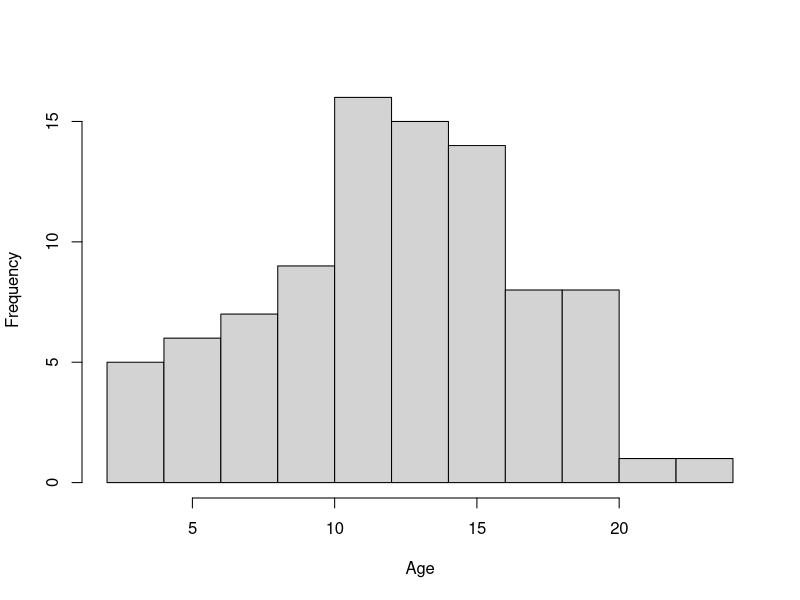
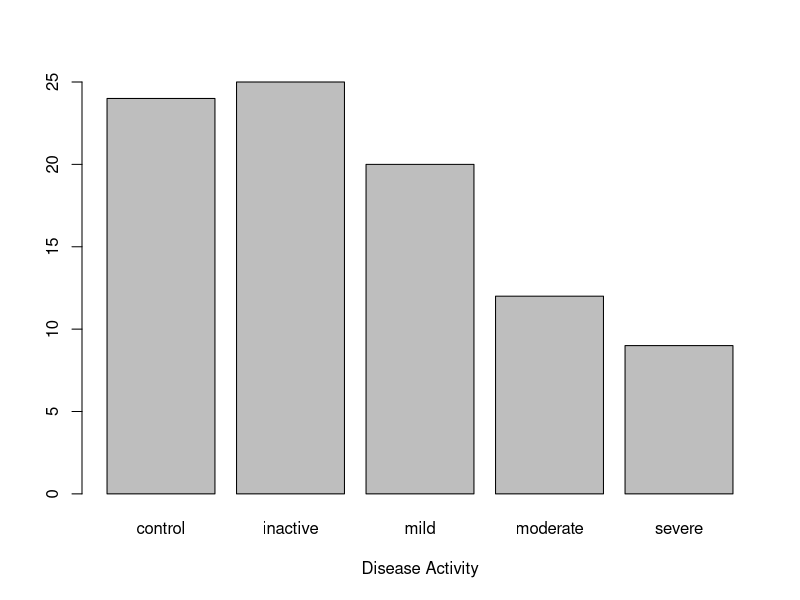
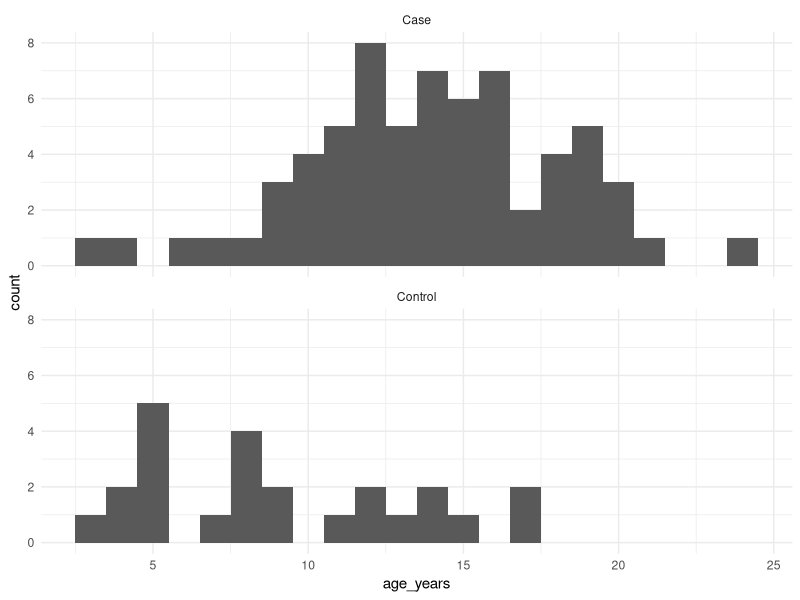
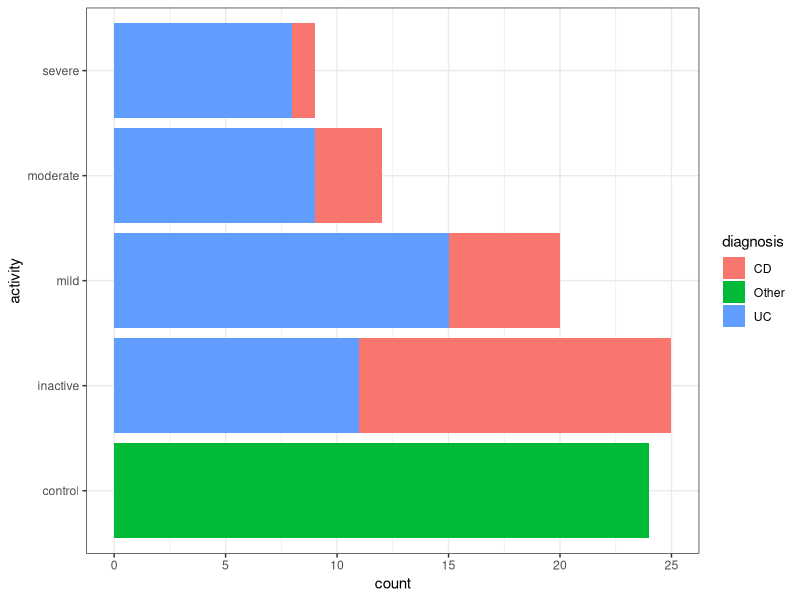
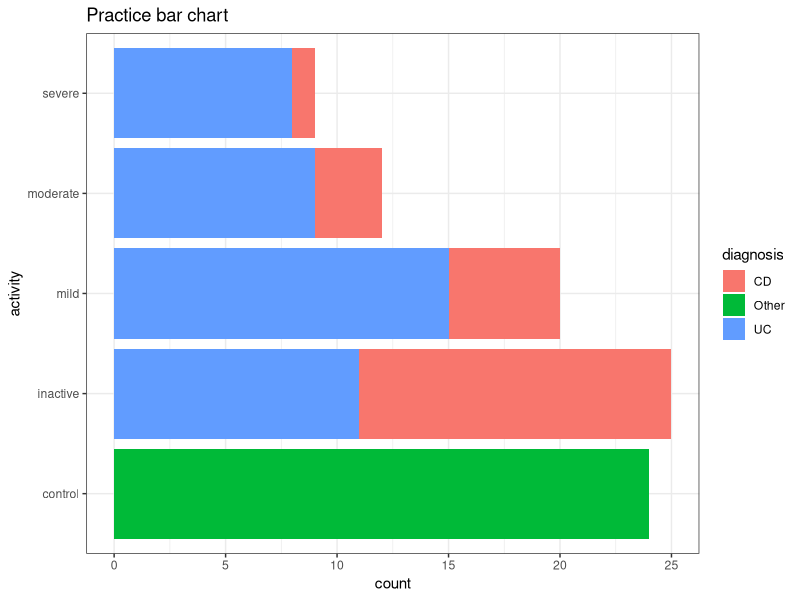
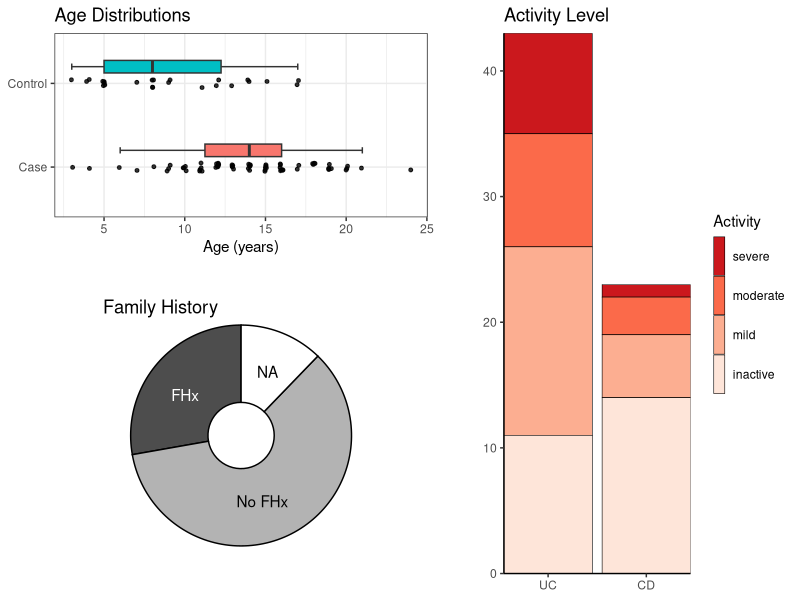
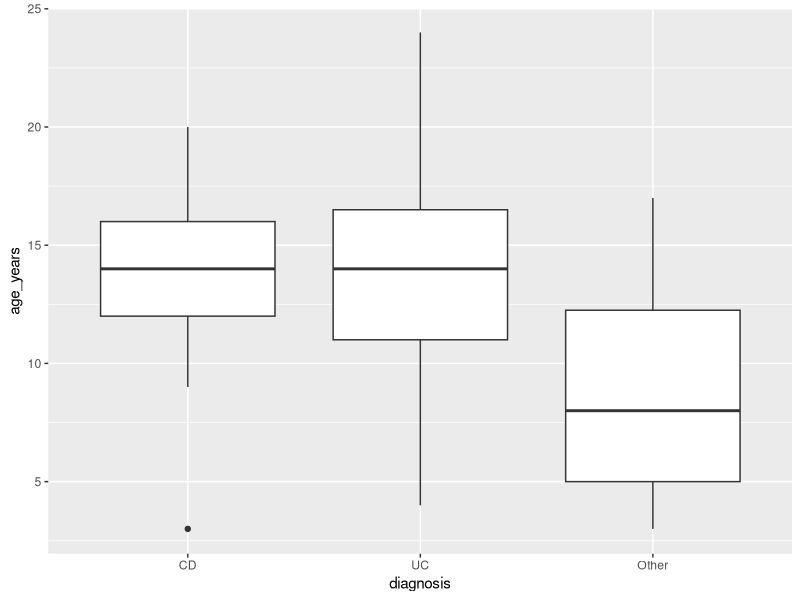
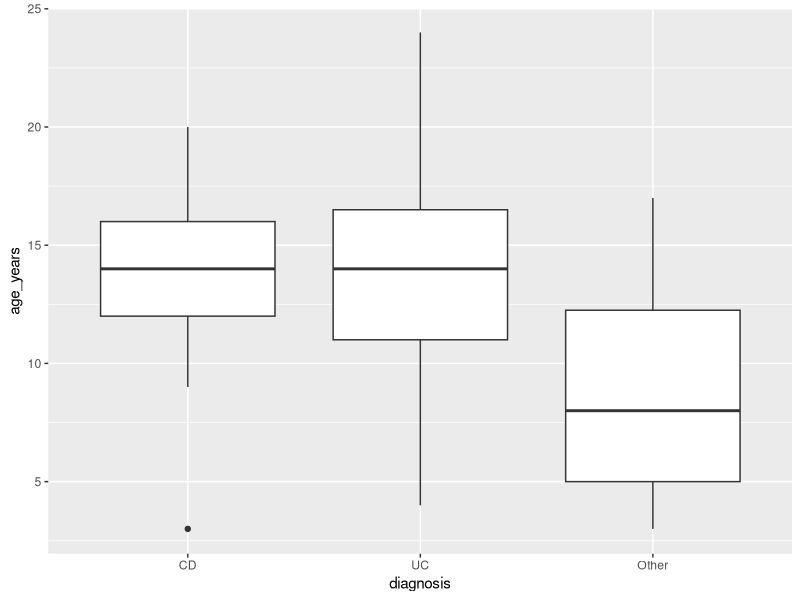

These figures' R source, in order: (Note: this script raises an error after producing the figures.)
## ---- chunk 1
# You can write code and comments in "chunks" 
print("Hello World") # start "comments" with the # symbol
## ---- chunk 2
# `readxl` is for reading data from Excel files
library(readxl)
## ---- chunk 3
# `writexl` is for writing data to a new Excel file
library(writexl) # we'll use this at the end
## ---- chunk 4
# the `here` package makes specifying file locations easier
library(here)
## ---- chunk 5
# `tidyverse` is a collection of several packages 
library(tidyverse) # (dplyr, ggplot2, and others)
## ---- chunk 6
# give your objects short but informative names!
meta <- read_excel(path = here("data/papa2012/papa2012_metadata.xlsx"), na = "NA")
meds <- read_excel(here("data/papa2012/papa2012_metadata.xlsx"), sheet = "treatment")
## ---- chunk 7
# this will work anywhere! (anywhere that the project folder is moved or copied)
meta <- read_excel(path = here("data/papa2012/papa2012_metadata.xlsx"), na = "NA")
## ---- chunk 8
meta
## ---- chunk 9
example_df <- data.frame(alphabet = LETTERS, numbers = 1:26)
## ---- chunk 10
example_tbl <- as_tibble(example_df)
example_tbl
## ---- chunk 11
table(meta$family_history, useNA = "ifany")
## ---- chunk 12
table(meta$age_years, useNA = "ifany")
## ---- chunk 13
meta %>% count(diagnosis)
## ---- chunk 14
meta %>% count(family_history, diagnosis)
## ---- chunk 15
meta %>% summarise(age_mean = mean(age_years), age_sd = sd(age_years))
## ---- chunk 16
meta %>% summarise(age_mean = mean(age_years), age_sd = sd(age_years), .by = diagnosis)
## ---- chunk 17
#| fig-width: 6
#| fig-height: 3
meta$age_years %>% hist(breaks = 10, main = NULL, xlab = "Age")
## ---- chunk 18
#| fig-width: 6
#| fig-height: 3
meta$activity %>% table() %>% barplot(xlab = "Disease Activity")
## ---- chunk 19
#| fig-width: 6
#| fig-height: 3
ggplot(meta) +
  geom_histogram(aes(age_years), binwidth = 1) +
  facet_wrap(~case_control, ncol = 1) +
  theme_minimal()
## ---- chunk 20
#| fig-width: 8
#| fig-height: 3
ggplot(meta) +
  geom_bar(aes(y = activity, fill = diagnosis)) +
  theme_bw()
## ---- chunk 21
# Assign your plot to an R object
plot_practice_bars <- ggplot(meta) +
  geom_bar(aes(y = activity, fill = diagnosis)) +
  ggtitle("Practice bar chart") +
  theme_bw()

# create a folder for figures
dir.create(here("practical-1/figs"))

# Write the plot to a file, with ggsave
ggsave(
  plot = plot_practice_bars, 
  filename = here("practical-1/figs/practice-barchart.png"),
  width = 6, height = 3, units = "in", dpi = 300
)
## ---- chunk 22
unlink(here("practical-1/figs"), recursive = TRUE)
## ---- chunk 23
#| fig-width: 6
#| fig-height: 3
#| echo: fenced

ggplot(meta) +
  geom_bar(aes(y = activity, fill = diagnosis)) +
  ggtitle("Practice bar chart") +
  theme_bw()
## ---- chunk 24
#| code-fold: true
#| warning: false
#| fig-width: 8
#| fig-height: 6
library(patchwork)

plot_list <- list()

# age boxplot
plot_list$box <- meta %>%
  ggplot(aes(y = case_control, x = age_years)) +
  geom_boxplot(
    mapping = aes(fill = case_control),
    width = 0.15, staplewidth = 0.5, outliers = FALSE,
    position = position_nudge(y = 0.2),
    show.legend = FALSE
  ) +
  geom_jitter(height = 0.05, width = 0.1, alpha = 0.8, size = 1) +
  labs(y = NULL, x = "Age (years)", title = "Age Distributions") +
  theme_bw() +
  theme(plot.margin = margin(b = 20, r = 20))

# plot_list$box

# family history piechart
plot_list$pie <- meta %>%
  ggplot(aes(y = 1, fill = family_history)) +
  geom_bar(position = "stack", colour = "black") +
  scale_fill_manual(
    values = c(fhx = "grey30", nofhx = "grey70"),
    na.value = "white", guide = "none"
  ) +
  annotate("text", x = I(pi / 8), y = I(0.25), label = "NA") +
  annotate("text", x = I(0.9 * pi), y = I(0.25), label = "No FHx") +
  annotate("text", x = I(1.7 * pi), y = I(0.25), label = "FHx", colour = "white") +
  labs(tag = "Family History") +
  labs(x = NULL, y = NULL) +
  coord_radial(expand = FALSE, inner.radius = 0.3) +
  theme_void() +
  theme(plot.tag.location = "panel", plot.margin = margin(t = 10))

# plot_list$pie

# activity barchart
plot_list$bar <- meta %>%
  ggplot(aes(
    x = diagnosis,
    fill = factor(activity, c("severe", "moderate", "mild", "inactive"))
  )) +
  geom_bar(colour = "black", linewidth = 0.2) +
  scale_x_discrete(limits = c("UC", "CD")) +
  scale_fill_brewer(name = "Activity", palette = "Reds", direction = -1) +
  labs(title = "Activity Level", x = NULL, y = NULL) +
  coord_cartesian(ylim = c(0, NA), expand = FALSE) +
  theme_classic() +
  theme(
    plot.margin = margin(l = 20),
    legend.key.height = unit(1, "cm"), legend.key.width = unit(3, "mm")
  )

# plot_list$bar

# assemble with patchwork
wrap_plots(
  A = plot_list$box, C = plot_list$bar,
  B = plot_list$pie, guides = "collect",
  design =
    "AAC
 AAC
 BBC
 BBC
 BBC"
)
## ---- chunk 25
meta
## ---- chunk 26
meds
## ---- chunk 27
all_meta <- left_join(meta, meds)
## ---- chunk 28
# this should do the same thing as the natural join shown above
all_meta <- left_join(meta, meds, by = join_by(ID, diagnosis))
## ---- chunk 29
# create a logical variable, TRUE if patient has family history of IBD
all_meta$ibd_fhx <- all_meta$family_history == "fhx"

# always check the result is what you expected!
all_meta[, c("ID", "family_history", "ibd_fhx")]
## ---- chunk 30
# this is equivalent to the previous block
all_meta <- all_meta %>% mutate(ibd_fhx = family_history == "fhx")

# check the result again
all_meta %>% select(ID, family_history, ibd_fhx)
## ---- chunk 31
#| fig-width: 6
#| fig-height: 3

all_meta %>%
  mutate(diagnosis = factor(diagnosis, levels = c("CD", "UC", "Other"))) %>%
  ggplot(aes(diagnosis, age_years)) +
  geom_boxplot()
## ---- chunk 32
class(all_meta$diagnosis) # no persistent changes, diagnosis is still character!
## ---- chunk 33
#| fig-width: 6
#| fig-height: 3
all_meta <- all_meta %>% mutate(diagnosis = factor(diagnosis, c("CD", "UC", "Other")))
all_meta %>% ggplot(aes(diagnosis, age_years)) +
  geom_boxplot()
## ---- chunk 34
class(all_meta$diagnosis)
## ---- chunk 35
table(all_meta$medication, useNA = "if")
table(all_meta$immunosuppression_level, useNA = "if")
## ---- chunk 36
all_meta <- all_meta %>% mutate(
  medication = if_else(case_control == "Control", true = "none", false = medication),
  immunosuppression_level = if_else(case_control == "Control", true = "none", false = immunosuppression_level)
)

# check the result!
all_meta %>% select(ID, case_control, medication, immunosuppression_level)
## ---- chunk 37
all_meta <- all_meta %>% mutate(
  abx = str_detect(medication, "abx"),
  steroids = str_detect(medication, "steroids"),
  imsp_other = str_detect(medication, "imsp"),
  imsp_any = steroids | imsp_other
)

# check the result!
# all_meta %>% select(case_control, medication, abx, steroids, imsp_other, imsp_any)
## ---- chunk 38
all_meta <- all_meta %>% mutate(
  diagnosis = factor(diagnosis, c("Other", "CD", "UC")),
  active = factor(active, c("control", "inactive", "active")),
  activity = factor(activity, c("control", "inactive", "mild", "moderate", "severe"))
)
## ---- chunk 39
all_meta <- all_meta %>% mutate(
  immunosuppression_level = factor(x = immunosuppression_level, c(
    "none", "level0", "level1", "level2", "level3", "level4"
  ))
)
## ---- chunk 40
all_meta %>% select(diagnosis, activity, immunosuppression_level)
## ---- chunk 41
output_path <- here("data", "papa2012", "processed")
dir.create(output_path)
## ---- chunk 42
write_xlsx(all_meta, here(output_path, "all_metadata.xlsx"))
## ---- chunk 43
write_csv(all_meta, here(output_path, "all_metadata.csv"))
## ---- chunk 44
saveRDS(all_meta, here(output_path, "all_metadata.rds"))
## ---- chunk 45
#| include: false
# these files can be used if participants fail to replicate processing
dir.create(here(output_path, "backup"))
write_csv(all_meta, here(output_path, "backup", "all_metadata.csv"))
write_xlsx(all_meta, here(output_path, "backup", "all_metadata.xlsx"))
saveRDS(all_meta, file = here(output_path, "backup", "all_metadata.rds"))
## ---- chunk 46
sessioninfo::session_info()
